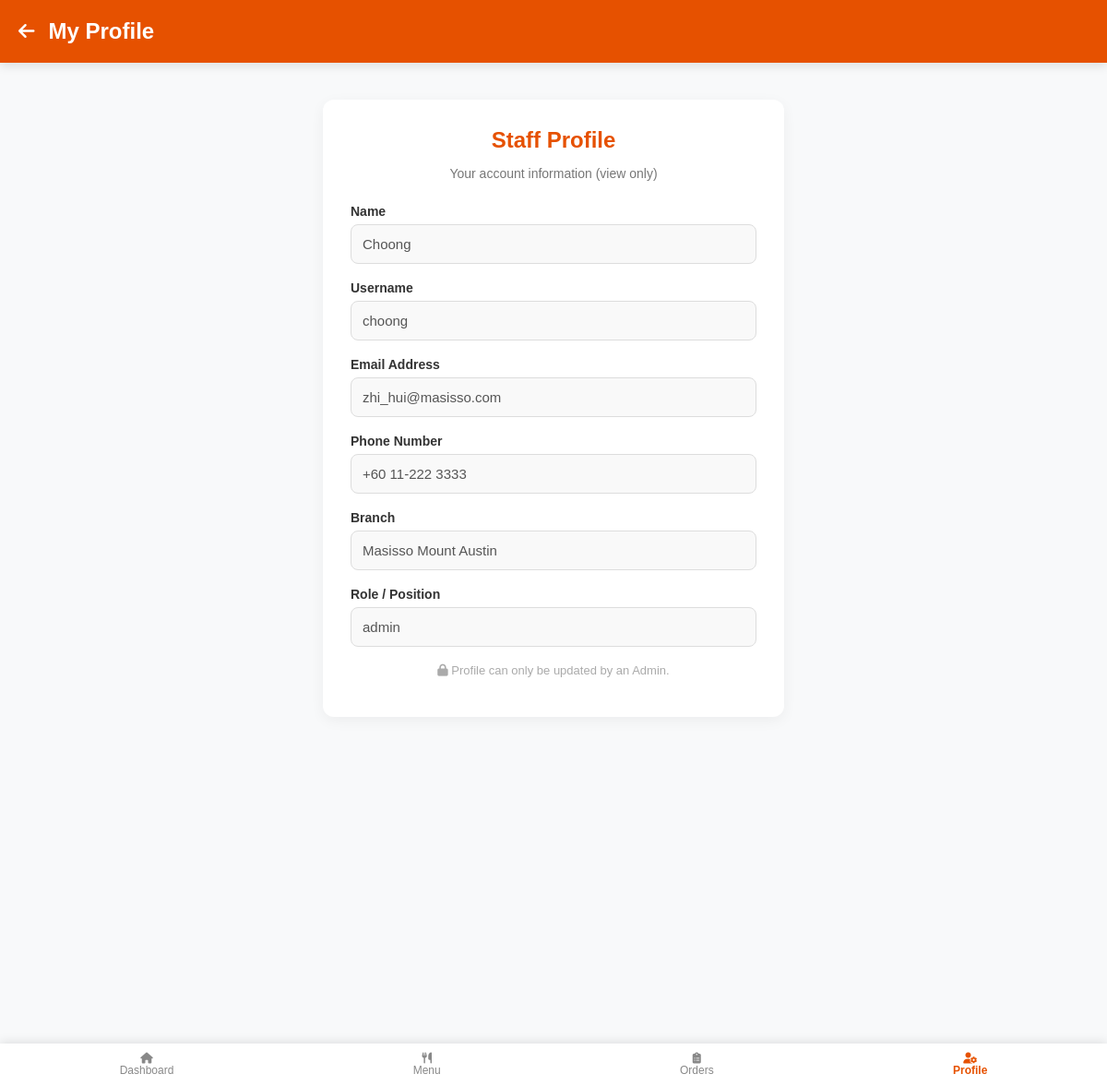
The app's page /staff_profile.php (signed in) with its own data.
### tables this page shows
CREATE TABLE `staff` (
  `staff_id` int(11) NOT NULL,
  `name` varchar(100) NOT NULL,
  `username` varchar(100) NOT NULL,
  `gender` enum('Male','Female','Other') NOT NULL,
  `phone` varchar(20) DEFAULT NULL,
  `email` varchar(100) NOT NULL,
  `password` varchar(255) NOT NULL,
  `branch` enum('Masisso JB City Square','Masisso Mount Austin','Masisso Paradigm Mall') NOT NULL,
  `position` enum('staff','admin','super admin') NOT NULL
);

### staff_profile.php (the view, shortened to what this page needs)
<?php
include 'db_connect.php';
$staff_id = $_SESSION['user_id'];
$query = "SELECT * FROM staff WHERE staff_id = ?";
$stmt = $conn->prepare($query);
$stmt->bind_param("i", $staff_id);
$stmt->execute();
$result = $stmt->get_result();
$staff = $result->fetch_assoc();
?>
<!DOCTYPE html>
<html lang="en">
<head>
    <link rel="stylesheet" href="style.css">
    <link rel="stylesheet" href="https://cdnjs.cloudflare.com/ajax/libs/font-awesome/6.4.0/css/all.min.css">
</head>
<body>
    <div class="header">
        <a href="staff_dashboard.php" aria-label="Back to Dashboard"><i class="fas fa-arrow-left"></i></a>
        <h2>My Profile</h2>
    </div>
    <div class="profile-container">
        <div class="profile-header">
            <h2>Staff Profile</h2>
            <p>Your account information (view only)</p>
        </div>
        <div class="form-group">
            <label>Name</label>
            <input type="text" id="profile-name" value="<?php echo htmlspecialchars($staff['name'] ?? ''); ?>" disabled>
        </div>
        <div class="form-group">
            <label>Username</label>
            <input type="text" id="profile-username" value="<?php echo htmlspecialchars($staff['username'] ?? ''); ?>" disabled>
        </div>
        <div class="form-group">
            <label>Email Address</label>
            <input type="email" id="profile-email" value="<?php echo htmlspecialchars($staff['email'] ?? ''); ?>" disabled>
        </div>
        <div class="form-group">
            <label>Phone Number</label>
            <input type="text" id="profile-phone" value="<?php echo htmlspecialchars($staff['phone'] ?? ''); ?>" disabled>
        </div>
        <div class="form-group">
            <label>Branch</label>
            <input type="text" id="profile-branch" value="<?php echo htmlspecialchars($staff['branch'] ?? ''); ?>" disabled>
        </div>
        <div class="form-group">
            <label>Role / Position</label>
            <input type="text" id="profile-role" value="<?php echo htmlspecialchars($staff['position'] ?? ''); ?>" disabled>
        </div>
        <p class="readonly-note"><i class="fas fa-lock"></i> Profile can only be updated by an Admin.</p>
    </div>
    <div class="bottom-nav">
        <a href="staff_dashboard.php" class="nav-item-bottom">
            <i class="fas fa-home"></i>
            <span>Dashboard</span>
        </a>
        <a href="staff_manage_menu.php" class="nav-item-bottom">
            <i class="fas fa-utensils"></i>
            <span>Menu</span>
        </a>
        <a href="view_orders.php" class="nav-item-bottom">
            <i class="fas fa-clipboard-list"></i>
            <span>Orders</span>
        </a>
        <a href="staff_profile.php" class="nav-item-bottom active">
            <i class="fas fa-user-cog"></i>
            <span>Profile</span>
        </a>
    </div>
</body>
</html>

### style.css (style rules this page uses)
:root { --primary-orange: #E65100; --light-orange: #FFF3E0; --bg-color: #F8F9FA; --text-dark: #333; }
html, body { margin: 0; padding: 0; font-family: Arial, sans-serif; background-color: var(--bg-color); padding-bottom: 140px; }
.bottom-nav { position: fixed; bottom: 0; left: 0; width: 100%; background-color: white; display: flex; justify-content: space-around; padding: 10px 0; box-shadow: 0 -2px 10px rgba(0,0,0,0.1); z-index: 1000; }
.nav-item-bottom { text-decoration: none; color: #888; display: flex; flex-direction: column; align-items: center; font-size: 12px; transition: 0.3s; }
.nav-item-bottom.active, .nav-item-bottom:hover { color: var(--primary-orange); font-weight: bold; }

### staff_profile.php (style rules this page uses)
.header { background-color: var(--primary-orange); color: white; padding: 20px; display: flex; align-items: center; gap: 15px; box-shadow: 0 4px 10px rgba(0, 0, 0, 0.1); }
.header h2 { margin: 0; font-size: 24px; }
.header a { color: white; text-decoration: none; font-size: 20px; }
.profile-container { max-width: 500px; margin: 40px auto 120px auto; padding: 30px; background: white; border-radius: 12px; box-shadow: 0 4px 15px rgba(0, 0, 0, 0.05); text-align: center; box-sizing: border-box; }
.profile-header h2 { color: var(--primary-orange); margin: 0 0 5px 0; }
.profile-header p { color: #777; margin-bottom: 25px; font-size: 14px; }
.form-group { margin-bottom: 18px; text-align: left; }
.form-group label { display: block; margin-bottom: 6px; font-weight: bold; color: var(--text-dark); font-size: 14px; }
.form-group input { width: 100%; padding: 12px; border: 1px solid #ddd; border-radius: 8px; box-sizing: border-box; font-size: 15px; background-color: #f9f9f9; color: #555; font-family: inherit; }
.readonly-note { text-align: center; color: #aaa; font-size: 13px; margin-top: 15px; }

### records on screen
staff: name "Choong", username "choong", email "zhi_hui@masisso.com", phone "+60 11-222 3333", branch "Masisso Mount Austin", position "admin"
